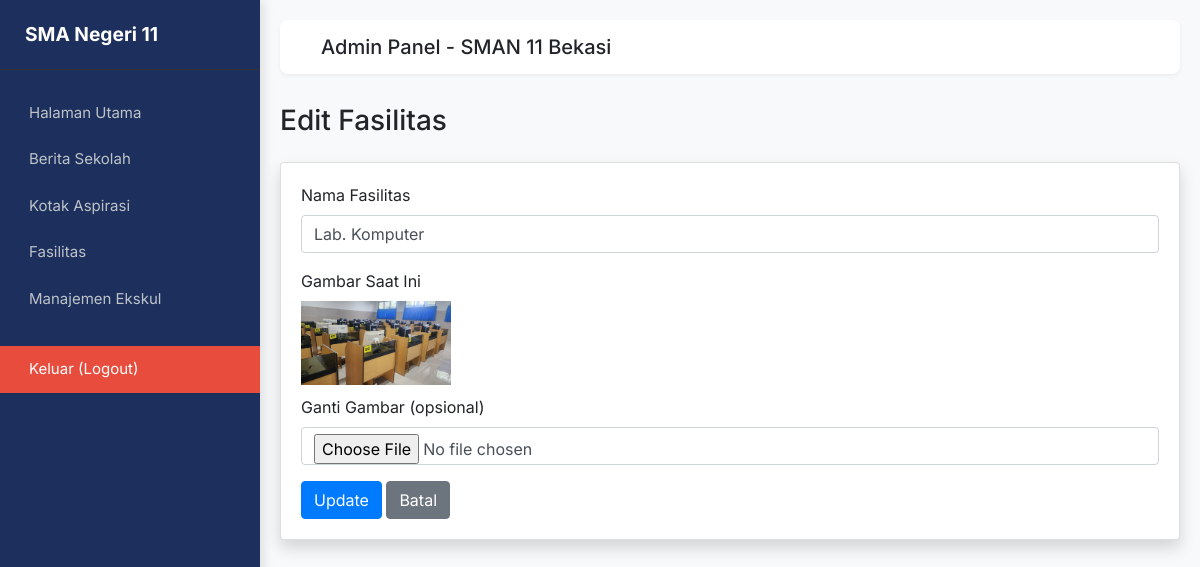
/admin/fasilitas_edit.php?id=6 (signed in), run on the app's committed database.
### tables this page shows
CREATE TABLE `fasilitas` (
  `id` int(11) NOT NULL,
  `nama` varchar(255) NOT NULL,
  `gambar` varchar(255) NOT NULL
);

### admin/fasilitas_edit.php (the view, shortened to what this page needs)
<?php
include 'config.php';
include 'template/header.php';
$id = intval($_GET['id']);
$data = mysqli_fetch_assoc(mysqli_query($conn, "SELECT * FROM fasilitas WHERE id='$id'"));
?>
<h1 class="h3 mb-4 text-gray-800">Edit Fasilitas</h1>
<div class="card shadow mb-4">
  <div class="card-body">
    <form method="post" enctype="multipart/form-data">
      <div class="form-group">
        <label>Nama Fasilitas</label>
        <input type="text" name="nama" class="form-control" value="<?= htmlspecialchars($data['nama']) ?>" required>
      </div>
      <div class="form-group">
        <label>Gambar Saat Ini</label><br>
        <img src="upload/<?= htmlspecialchars($data['gambar']) ?>" width="150" style="margin-bottom:10px;"><br>
        <label>Ganti Gambar (opsional)</label>
        <input type="file" name="gambar" class="form-control">
      </div>
      <button class="btn btn-primary">Update</button>
      <a href="fasilitas.php" class="btn btn-secondary">Batal</a>
    </form>
  </div>
</div>
<?php include 'template/footer.php'; ?>

### admin/template/header.php (style rules this page uses)
:root { --sidebar-width: 260px; --primary-color: #1d2f5d; --accent-color: #ffa200; }
body { font-family: 'Inter', sans-serif; background-color: #f8f9fa; transition: all 0.3s; }

### data on the page
fasilitas: nama "Lab. Komputer", gambar (picture)
